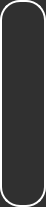
  <widget class="QFrame" name="Activity_Frame">
   <property name="geometry">
    <rect>
     <x>913</x>
     <y>42</y>
     <width>46</width>
     <height>207</height>
    </rect>
   </property>
   <property name="styleSheet">
    <string notr="true">QWidget{
	background-color: rgb(48, 48, 48);
	color: rgb(255, 255, 255);
	border: 2px solid #ffffff;
	border-style: outset;
    	border-radius: 20px;
}</string>
   </property>
   <property name="frameShape">
    <enum>QFrame::StyledPanel</enum>
   </property>
   <property name="frameShadow">
    <enum>QFrame::Raised</enum>
   </property>
   <widget class="QPushButton" name="Exit_Customer_View">
    <property name="enabled">
     <bool>true</bool>
    </property>
    <property name="geometry">
     <rect>
      <x>7</x>
      <y>20</y>
      <width>33</width>
      <height>33</height>
     </rect>
    </property>
    <property name="minimumSize">
     <size>
      <width>33</width>
      <height>33</height>
     </size>
    </property>
    <property name="maximumSize">
     <size>
      <width>33</width>
      <height>33</height>
     </size>
    </property>
    <property name="font">
     <font>
      <family>Orbitron</family>
      <pointsize>9</pointsize>
      <weight>50</weight>
      <italic>false</italic>
      <bold>false</bold>
     </font>
    </property>
    <property name="cursor">
     <cursorShape>ArrowCursor</cursorShape>
    </property>
    <property name="styleSheet">
     <string notr="true">QPushButton {
	border: none;
	background-color:rgba(0, 0, 0, 0);
	image: url(:/Icons/Exit_Red.png);
}
QPushButton:hover {
	border: none;
	background-color:rgba(0, 0, 0, 0);
	image: url(:/Icons/Exit_Mix.png);
}

QPushButton:pressed {
	border: none;
	background-color:rgba(0, 0, 0, 0);
	image: url(:/Icons/Exit_White.png);
}</string>
    </property>
    <property name="text">
     <string/>
    </property>
    <property name="iconSize">
     <size>
      <width>20</width>
      <height>20</height>
     </size>
    </property>
    <property name="shortcut">
     <string>Esc</string>
    </property>
    <property name="checkable">
     <bool>false</bool>
    </property>
    <property name="autoRepeat">
     <bool>false</bool>
    </property>
    <property name="autoExclusive">
     <bool>false</bool>
    </property>
    <property name="autoRepeatDelay">
     <number>50</number>
    </property>
    <property name="autoRepeatInterval">
     <number>10</number>
    </property>
   </widget>
   <widget class="QPushButton" name="Edit_Customer">
    <property name="enabled">
     <bool>true</bool>
    </property>
    <property name="geometry">
     <rect>
      <x>7</x>
      <y>83</y>
      <width>33</width>
      <height>33</height>
     </rect>
    </property>
    <property name="minimumSize">
     <size>
      <width>33</width>
      <height>33</height>
     </size>
    </property>
    <property name="maximumSize">
     <size>
      <width>33</width>
      <height>33</height>
     </size>
    </property>
    <property name="font">
     <font>
      <family>Orbitron</family>
      <pointsize>9</pointsize>
      <weight>50</weight>
      <italic>false</italic>
      <bold>false</bold>
     </font>
    </property>
    <property name="cursor">
     <cursorShape>ArrowCursor</cursorShape>
    </property>
    <property name="styleSheet">
     <string notr="true">QPushButton {
	border: none;
	background-color:rgba(0, 0, 0, 0);
	image: url(:/Icons/Edit_Blue.png);
}
QPushButton:hover {
	border: none;
	background-color:rgba(0, 0, 0, 0);
	image: url(:/Icons/Edit_Mix.png);
}

QPushButton:pressed {
	border: none;
	background-color:rgba(0, 0, 0, 0);
	image: url(:/Icons/Edit_White.png);
}</string>
    </property>
    <property name="text">
     <string/>
    </property>
    <property name="iconSize">
     <size>
      <width>20</width>
      <height>20</height>
     </size>
    </property>
    <property name="checkable">
     <bool>false</bool>
    </property>
    <property name="autoRepeat">
     <bool>false</bool>
    </property>
    <property name="autoExclusive">
     <bool>false</bool>
    </property>
    <property name="autoRepeatDelay">
     <number>50</number>
    </property>
    <property name="autoRepeatInterval">
     <number>10</number>
    </property>
   </widget>
   <widget class="QPushButton" name="Delete_Customer">
    <property name="enabled">
     <bool>true</bool>
    </property>
    <property name="geometry">
     <rect>
      <x>7</x>
      <y>146</y>
      <width>33</width>
      <height>33</height>
     </rect>
    </property>
    <property name="minimumSize">
     <size>
      <width>33</width>
      <height>33</height>
     </size>
    </property>
    <property name="maximumSize">
     <size>
      <width>33</width>
      <height>33</height>
     </size>
    </property>
    <property name="font">
     <font>
      <family>Orbitron</family>
      <pointsize>9</pointsize>
      <weight>50</weight>
      <italic>false</italic>
      <bold>false</bold>
     </font>
    </property>
    <property name="cursor">
     <cursorShape>ArrowCursor</cursorShape>
    </property>
    <property name="styleSheet">
     <string notr="true">QPushButton {
	border: none;
	background-color:rgba(0, 0, 0, 0);
	image: url(:/Icons/Delete_Pink.png);
}
QPushButton:hover {
	border: none;
	background-color:rgba(0, 0, 0, 0);
	image: url(:/Icons/Delete_Mix.png);
}

QPushButton:pressed {
	border: none;
	background-color:rgba(0, 0, 0, 0);
	image: url(:/Icons/Delete_White.png);
}</string>
    </property>
    <property name="text">
     <string/>
    </property>
    <property name="iconSize">
     <size>
      <width>20</width>
      <height>20</height>
     </size>
    </property>
    <property name="shortcut">
     <string>Del</string>
    </property>
    <property name="checkable">
     <bool>false</bool>
    </property>
    <property name="autoRepeat">
     <bool>false</bool>
    </property>
    <property name="autoExclusive">
     <bool>false</bool>
    </property>
    <property name="autoRepeatDelay">
     <number>50</number>
    </property>
    <property name="autoRepeatInterval">
     <number>10</number>
    </property>
   </widget>
  </widget>
